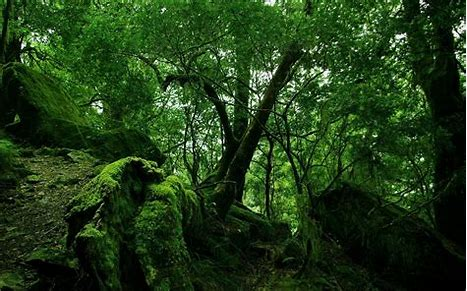
#> input picture Dataset/real/150400011_real_none_jungle_3.jpg, 467 x 291 px, found by its file name; its folder holds only this picture in this run
$ jupyter execute --allow-errors 'HandCrafted SVM.ipynb'
#> lines starting #> are read from the running program, lines starting #| are printed output that depends on the picture
[cell 1]
import os
import numpy as np
import pandas as pd
from tqdm import tqdm
from skimage import feature, io
from skimage.transform import resize
from skimage.util import img_as_ubyte
from sklearn.decomposition import PCA
from sklearn.preprocessing import StandardScaler
from sklearn.model_selection import train_test_split
from sklearn.svm import SVC
from sklearn.metrics import classification_report, accuracy_score
from fuzzywuzzy import fuzz, process

[cell 2]
# --------------------- Feature Extraction ---------------------
class FeatureExtraction():
    def __init__(self):
        self.image_size = (240, 240)

    def extract_labels(self):
        paths = []
        non_valid_files = ['810199515_real_none_jungle_10', '810199515_real_none_jungle_1', 'desktop.ini', '810100473_real_none_sea_4']
        for image_path in os.listdir(self.image_dir):
            if not any(nvf in image_path for nvf in non_valid_files):
                paths.append(image_path)
        return pd.DataFrame({0: paths})

    def lbp(self, path):
#> called with path = '150400011_real_none_jungle_3.jpg'
        try:
            img = io.imread(os.path.join(self.image_dir, path))
#> img is the input picture: shape (291, 467, 3); mean R, G, B 33.4, 60, 24.2
            if img.ndim == 3:
                from skimage.color import rgb2gray
                img = rgb2gray(img)
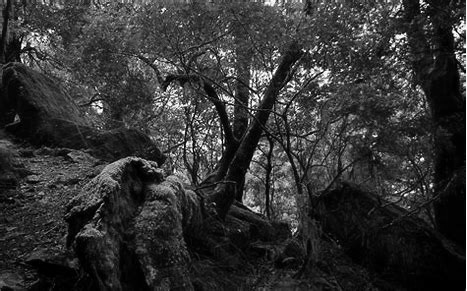
#> img: shape (291, 467) float64; min 0, max 1, mean 0.203
            img = resize(img, self.image_size)
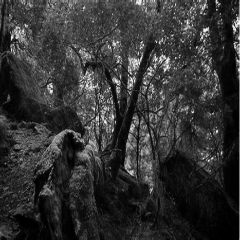
#> img: shape (240, 240) float64; min 0, max 0.994, mean 0.203
            img = img_as_ubyte(img)
            lbp = feature.local_binary_pattern(img, 8, 1, method='uniform')
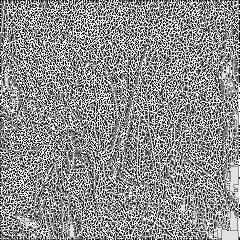
#> lbp: shape (240, 240) float64; min 0, max 9, mean 5.03; drawn with min black and max white
            hist, _ = np.histogram(lbp.ravel(), bins=np.arange(0, 59))
#> hist = 58 values, max 9649 at index 9, min 0 at index 10, mean 993.1
            return hist
        except:
            return np.zeros(58)

    def fft(self, path):
#> called with path = '150400011_real_none_jungle_3.jpg'
        try:
            img = io.imread(os.path.join(self.image_dir, path))
            if img.ndim == 3:
                from skimage.color import rgb2gray
                img = rgb2gray(img)
            img = resize(img, self.image_size)
            fft_img = np.fft.fft2(img)
            fft_shift = np.fft.fftshift(fft_img)
            magnitude = np.log(1 + np.abs(fft_shift))
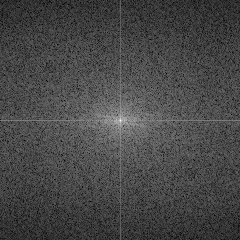
#> magnitude: shape (240, 240) float64; min 0.0184, max 9.37, mean 2.65; drawn with min black and max white
            return magnitude.flatten()
        except:
            return np.zeros(self.image_size[0]*self.image_size[1])

    def extract(self):
        self.df = self.extract_labels()
        tqdm.pandas()
        self.df['lbp'] = self.df[0].progress_apply(self.lbp)
        self.df['fft'] = self.df[0].progress_apply(self.fft)
        lbp_df = pd.DataFrame(self.df['lbp'].tolist())
        fft_df = pd.DataFrame(self.df['fft'].tolist())
        return self.df, pd.concat([lbp_df, fft_df], axis=1)

    def pca(self, features_df):
        scaled = StandardScaler().fit_transform(features_df)
        reduced = PCA(n_components=512).fit_transform(scaled)
        return pd.DataFrame(reduced)

    def run(self, real_dir, fake_dir):
        self.image_dir = real_dir
        real_labels, real_features = self.extract()

        self.image_dir = fake_dir
        fake_labels, fake_features = self.extract()

        features = pd.concat([real_features, fake_features], axis=0)
        labels = pd.concat([real_labels, fake_labels], axis=0)
        return self.pca(features), labels.drop(['lbp', 'fft'], axis=1)
